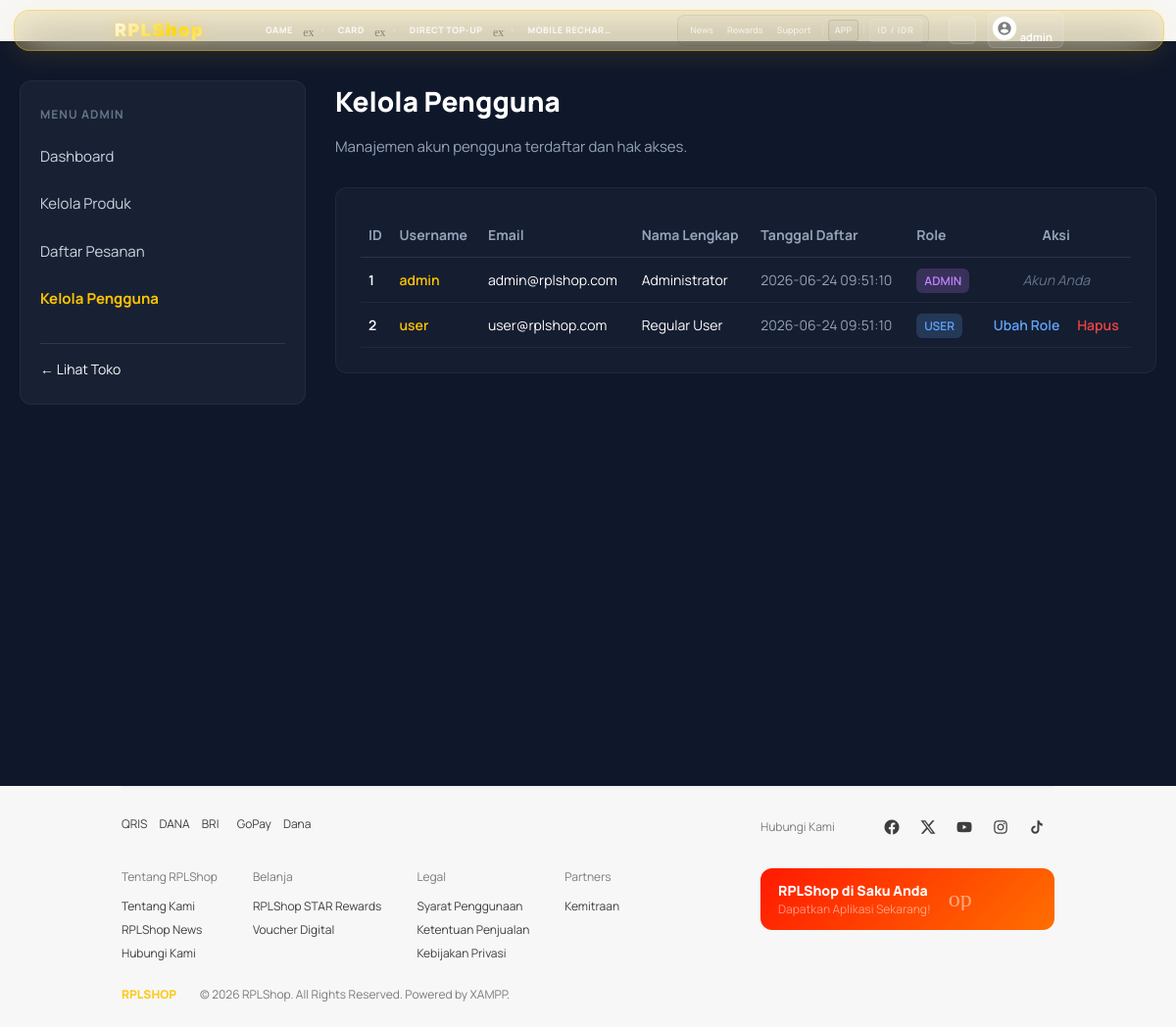
The page /admin/users.php (signed in) on the database its author committed.
### tables this page shows
CREATE TABLE IF NOT EXISTS users (
    id INT AUTO_INCREMENT PRIMARY KEY,
    username VARCHAR(50) UNIQUE NOT NULL,
    email VARCHAR(100) UNIQUE NOT NULL,
    password VARCHAR(255) NOT NULL,
    full_name VARCHAR(100),
    role ENUM('user', 'admin') DEFAULT 'user',
    created_at TIMESTAMP DEFAULT CURRENT_TIMESTAMP
);

### admin/users.php (the view, shortened to what this page needs)
<?php
require_once __DIR__ . '/../includes/functions.php';
$stmt = $pdo->query("SELECT * FROM users ORDER BY created_at DESC");
$all_users = $stmt->fetchAll();
include __DIR__ . '/../includes/header.php';
?>
<div style="background-color: #0f172a; min-height: 85vh; padding: 40px 0; color: #fff;">
    <div class="inner" style="max-width: 1200px; margin: 0 auto; padding: 0 20px; display: flex; flex-direction: row; gap: 30px; flex-wrap: wrap;">
        <div style="flex: 1 1 220px; max-width: 250px; background: rgba(30, 41, 59, 0.6); padding: 25px 20px; border-radius: 12px; border: 1px solid rgba(255,255,255,0.05); align-self: flex-start;">
            <h3 style="color:#64748b; font-size:12px; text-transform:uppercase; letter-spacing:1px; margin-bottom:15px; font-weight:700;">Menu Admin</h3>
            <ul style="list-style:none; padding:0; margin:0; display:flex; flex-direction:column; gap:10px;">
                <li><a href="index.php" style="color:#cbd5e1; text-decoration:none; font-size:15px; display:block; padding:8px 0;">Dashboard</a></li>
                <li><a href="products.php" style="color:#cbd5e1; text-decoration:none; font-size:15px; display:block; padding:8px 0;">Kelola Produk</a></li>
                <li><a href="orders.php" style="color:#cbd5e1; text-decoration:none; font-size:15px; display:block; padding:8px 0;">Daftar Pesanan</a></li>
                <li><a href="users.php" style="color:#FFC400; text-decoration:none; font-weight:bold; font-size:15px; display:block; padding:8px 0;">Kelola Pengguna</a></li>
                <li style="border-top: 1px solid rgba(255,255,255,0.1); margin-top:15px; padding-top:15px;">
                    <a href="../index.php" style="color:#f8fafc; text-decoration:none; font-size:14px; display:block;">&larr; Lihat Toko</a>
                </li>
            </ul>
        </div>
        <div style="flex: 3 1 700px; min-width: 320px;">
            <div style="margin-bottom: 30px;">
                <h2 style="font-size:28px; font-weight:800; margin-bottom:5px;">Kelola Pengguna</h2>
                <p style="color:#94a3b8; font-size:15px;">Manajemen akun pengguna terdaftar dan hak akses.</p>
            </div>
            <div style="background: rgba(30, 41, 59, 0.4); border: 1px solid rgba(255,255,255,0.05); padding: 25px; border-radius: 12px; overflow-x:auto;">
                <table style="width: 100%; border-collapse: collapse; text-align: left; font-size: 14px;">
                    <thead>
                        <tr style="border-bottom: 1px solid rgba(255,255,255,0.1); color: #94a3b8;">
                            <th style="padding: 12px 8px;">ID</th>
                            <th style="padding: 12px 8px;">Username</th>
                            <th style="padding: 12px 8px;">Email</th>
                            <th style="padding: 12px 8px;">Nama Lengkap</th>
                            <th style="padding: 12px 8px;">Tanggal Daftar</th>
                            <th style="padding: 12px 8px;">Role</th>
                            <th style="padding: 12px 8px; text-align:center;">Aksi</th>
                        </tr>
                    </thead>
                    <tbody>
                        <?php foreach ($all_users as $user): ?>
                            <tr style="border-bottom: 1px solid rgba(255,255,255,0.05);">
                                <td style="padding: 12px 8px; font-weight:600;"><?= $user['id'] ?></td>
                                <td style="padding: 12px 8px; font-weight:600; color:#FFC400;"><?= htmlspecialchars($user['username']) ?></td>
                                <td style="padding: 12px 8px;"><?= htmlspecialchars($user['email']) ?></td>
                                <td style="padding: 12px 8px;"><?= htmlspecialchars($user['full_name']) ?></td>
                                <td style="padding: 12px 8px; color:#94a3b8;"><?= htmlspecialchars($user['created_at']) ?></td>
                                <td style="padding: 12px 8px;">
                                    <span style="background-color: <?= $user['role'] === 'admin' ? 'rgba(192, 132, 252, 0.2)' : 'rgba(96, 165, 250, 0.2)' ?>; color: <?= $user['role'] === 'admin' ? '#c084fc' : '#60a5fa' ?>; padding: 4px 8px; border-radius: 6px; font-size: 12px; font-weight: 600; text-transform: uppercase;">
                                        <?= htmlspecialchars($user['role']) ?>
                                    </span>
                                </td>
                                <td style="padding: 12px 8px; text-align:center; white-space:nowrap;">
                                    <?php if ($user['id'] !== $_SESSION['user_id']): ?>
                                        <a href="users.php?action=toggle_role&id=<?= $user['id'] ?>" style="color:#60a5fa; text-decoration:none; margin-right:15px; font-weight:600;">Ubah Role</a>
                                        <a href="users.php?action=delete&id=<?= $user['id'] ?>" onclick="return confirm('Apakah Anda yakin ingin menghapus pengguna ini?');" style="color:#ef4444; text-decoration:none; font-weight:600;">Hapus</a>
                                    <?php else: ?>
                                        <span style="color:#64748b; font-style:italic;">Akun Anda</span>
                                    <?php endif; ?>
                                </td>
                            </tr>
                        <?php endforeach; ?>
                    </tbody>
                </table>
            </div>
        </div>
    </div>
</div>
<?php
include __DIR__ . '/../includes/footer.php';
?>

### assets/css/style_dark-8f18dc6cac.css (style rules this page uses)
:root { --CPT-THM-R: 26; --CPT-THM-G: 178; --CPT-THM-B: 255; --CPT-THM-H: 200; --CPT-THM-S: 100%; --CPT-THM-L: 55%; --body-background-color: hsl(var(--CPT-THM-H,0) calc(var(--CPT-THM-S,100%) / 10) 10%); --background-color-L0: hsl(var(--CPT-THM-H,0) calc(var(--CPT-THM-S,100%) / 10) 24%); --background-color-L1: hsl(var(--CPT-THM-H,0) calc(var(--CPT-THM-S,100%) / 10) 21%); --background-color-L2: hsl(var(--CPT-THM-H,0) calc(var(--CPT-THM-S,100%) / 10) 18%); --background-color-L3: hsl(var(--CPT-THM-H,0) calc(var(--CPT-THM-S,100%) / 10) 15%); --background-color-L4: hsl(var(--CPT-THM-H,0) calc(var(--CPT-THM-S,100%) / 10) 12%); --background-color-mask-a75: hsl(var(--CPT-THM-H,0) calc(var(--CPT-THM-S,100%) / 10) 5%/75%); --background-color-mask-a50: hsl(var(--CPT-THM-H,0) calc(var(--CPT-THM-S,100%) / 10) 5%/50%); --background-color-mask-a25: hsl(var(--CPT-THM-H,0) calc(var(--CPT-THM-S,100%) / 10) 5%/25%); --body-text-color: rgba(255 255 255/100%); --body-text-color-a0: rgba(255 255 255/0); --body-text-color-a5: rgba(255 255 255/5%); --body-text-color-a10: rgba(255 255 255/10%); --body-text-color-a25: rgba(255 255 255/25%); --body-text-color-a50: rgba(255 255 255/50%); --body-text-color-a75: rgba(255 255 255/75%); --color-warning-r: 238; --color-warning-g: 130; --color-warning-b: 238; --color-warning-h: 300; --color-warning-s: 76.06%; --color-warning-l: 72.16%; --color-alert-r: 255; --color-alert-g: 69; --color-alert-b: 0; --color-alert-h: 16.24; --color-alert-s: 100%; --color-alert-l: 50%; --color-complete-r: 154; --color-complete-g: 205; --color-complete-b: 50; --color-complete-h: 79.74; --color-complete-s: 60.78%; --color-complete-l: 50%; --color-promotion-r: 154; --color-promotion-g: 205; --color-promotion-b: 50; --color-promotion-h: 79.74; --color-promotion-s: 60.78%; --color-promotion-l: 50%; --CPT-BDC: rgba(255 255 255/10%); --CPT-COLOR: rgba(255 255 255/100%); --CPT-COLOR-A5: rgba(255 255 255/5%); --CPT-COLOR-A10: rgba(255 255 255/10%); --CPT-COLOR-A25: rgba(255 255 255/25%); --CPT-COLOR-A50: rgba(255 255 255/50%); --CPT-COLOR-A75: rgba(255 255 255/75%); --CPT-BGC: rgba(255 255 255/10%); --brightness-filter: 1; color-scheme: dark; }

### rows shown on the page
users: id "1", username "admin", email "admin@rplshop.com", full_name "Administrator", created_at "2026-06-24 09:51:10", role "ADMIN", shows "Akun Anda"
users: id "2", username "user", email "user@rplshop.com", full_name "Regular User", created_at "2026-06-24 09:51:10", role "USER"

### other values the page prints
$_SESSION['user_username'] "admin"
